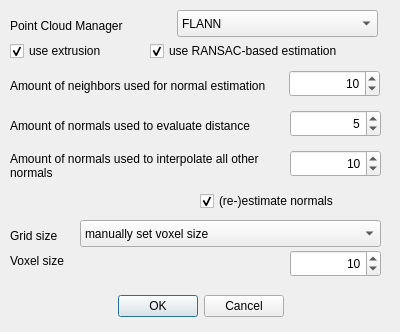
<?xml version="1.0" encoding="UTF-8"?>
<ui version="4.0">
 <class>ReconstructViaMarchingCubesDialog</class>
 <widget class="QDialog" name="ReconstructViaMarchingCubesDialog">
  <property name="geometry">
   <rect>
    <x>0</x>
    <y>0</y>
    <width>400</width>
    <height>332</height>
   </rect>
  </property>
  <property name="windowTitle">
   <string>Marching Cubes</string>
  </property>
  <widget class="QDialogButtonBox" name="buttonBox">
   <property name="geometry">
    <rect>
     <x>10</x>
     <y>290</y>
     <width>381</width>
     <height>32</height>
    </rect>
   </property>
   <property name="orientation">
    <enum>Qt::Horizontal</enum>
   </property>
   <property name="standardButtons">
    <set>QDialogButtonBox::Cancel|QDialogButtonBox::Ok</set>
   </property>
   <property name="centerButtons">
    <bool>true</bool>
   </property>
  </widget>
  <widget class="QLabel" name="label_pcm">
   <property name="geometry">
    <rect>
     <x>10</x>
     <y>10</y>
     <width>151</width>
     <height>31</height>
    </rect>
   </property>
   <property name="text">
    <string>Point Cloud Manager</string>
   </property>
  </widget>
  <widget class="QComboBox" name="comboBox_pcm">
   <property name="geometry">
    <rect>
     <x>177</x>
     <y>10</y>
     <width>201</width>
     <height>27</height>
    </rect>
   </property>
   <item>
    <property name="text">
     <string>FLANN</string>
    </property>
   </item>
   <item>
    <property name="text">
     <string>PCL</string>
    </property>
   </item>
   <item>
    <property name="text">
     <string>STANN</string>
    </property>
   </item>
   <item>
    <property name="text">
     <string>NABO</string>
    </property>
   </item>
  </widget>
  <widget class="QLabel" name="label_kn">
   <property name="geometry">
    <rect>
     <x>10</x>
     <y>70</y>
     <width>271</width>
     <height>31</height>
    </rect>
   </property>
   <property name="text">
    <string>Amount of neighbors used for normal estimation</string>
   </property>
   <property name="wordWrap">
    <bool>true</bool>
   </property>
  </widget>
  <widget class="QLabel" name="label_kd">
   <property name="geometry">
    <rect>
     <x>10</x>
     <y>110</y>
     <width>271</width>
     <height>31</height>
    </rect>
   </property>
   <property name="text">
    <string>Amount of normals used to evaluate distance</string>
   </property>
   <property name="wordWrap">
    <bool>true</bool>
   </property>
  </widget>
  <widget class="QLabel" name="label_ki">
   <property name="geometry">
    <rect>
     <x>10</x>
     <y>150</y>
     <width>271</width>
     <height>31</height>
    </rect>
   </property>
   <property name="text">
    <string>Amount of normals used to interpolate all other normals</string>
   </property>
   <property name="wordWrap">
    <bool>true</bool>
   </property>
  </widget>
  <widget class="QCheckBox" name="checkBox_renormals">
   <property name="geometry">
    <rect>
     <x>200</x>
     <y>190</y>
     <width>171</width>
     <height>22</height>
    </rect>
   </property>
   <property name="text">
    <string>(re-)estimate normals</string>
   </property>
   <property name="checked">
    <bool>true</bool>
   </property>
  </widget>
  <widget class="QCheckBox" name="checkBox_RANSAC">
   <property name="geometry">
    <rect>
     <x>150</x>
     <y>40</y>
     <width>231</width>
     <height>22</height>
    </rect>
   </property>
   <property name="text">
    <string>use RANSAC-based estimation</string>
   </property>
   <property name="checked">
    <bool>true</bool>
   </property>
  </widget>
  <widget class="QCheckBox" name="checkBox_Extrusion">
   <property name="geometry">
    <rect>
     <x>10</x>
     <y>40</y>
     <width>121</width>
     <height>22</height>
    </rect>
   </property>
   <property name="text">
    <string>use extrusion</string>
   </property>
   <property name="checked">
    <bool>true</bool>
   </property>
  </widget>
  <widget class="QLabel" name="label_gs">
   <property name="geometry">
    <rect>
     <x>10</x>
     <y>220</y>
     <width>66</width>
     <height>31</height>
    </rect>
   </property>
   <property name="text">
    <string>Grid size</string>
   </property>
  </widget>
  <widget class="QComboBox" name="comboBox_gs">
   <property name="geometry">
    <rect>
     <x>80</x>
     <y>220</y>
     <width>301</width>
     <height>27</height>
    </rect>
   </property>
   <item>
    <property name="text">
     <string>manually set voxel size</string>
    </property>
   </item>
   <item>
    <property name="text">
     <string>use intersection count to determine size</string>
    </property>
   </item>
  </widget>
  <widget class="QLabel" name="label_below_gs">
   <property name="geometry">
    <rect>
     <x>10</x>
     <y>250</y>
     <width>66</width>
     <height>21</height>
    </rect>
   </property>
   <property name="text">
    <string>Voxel size</string>
   </property>
  </widget>
  <widget class="QSpinBox" name="spinBox_kn">
   <property name="geometry">
    <rect>
     <x>289</x>
     <y>70</y>
     <width>91</width>
     <height>27</height>
    </rect>
   </property>
   <property name="alignment">
    <set>Qt::AlignRight|Qt::AlignTrailing|Qt::AlignVCenter</set>
   </property>
   <property name="minimum">
    <number>1</number>
   </property>
   <property name="maximum">
    <number>1000</number>
   </property>
   <property name="value">
    <number>10</number>
   </property>
  </widget>
  <widget class="QSpinBox" name="spinBox_kd">
   <property name="geometry">
    <rect>
     <x>290</x>
     <y>110</y>
     <width>91</width>
     <height>27</height>
    </rect>
   </property>
   <property name="alignment">
    <set>Qt::AlignRight|Qt::AlignTrailing|Qt::AlignVCenter</set>
   </property>
   <property name="minimum">
    <number>1</number>
   </property>
   <property name="maximum">
    <number>1000</number>
   </property>
   <property name="value">
    <number>5</number>
   </property>
  </widget>
  <widget class="QSpinBox" name="spinBox_ki">
   <property name="geometry">
    <rect>
     <x>290</x>
     <y>150</y>
     <width>91</width>
     <height>27</height>
    </rect>
   </property>
   <property name="alignment">
    <set>Qt::AlignRight|Qt::AlignTrailing|Qt::AlignVCenter</set>
   </property>
   <property name="minimum">
    <number>1</number>
   </property>
   <property name="maximum">
    <number>1000</number>
   </property>
   <property name="value">
    <number>10</number>
   </property>
  </widget>
  <widget class="QSpinBox" name="spinBox_below_gs">
   <property name="geometry">
    <rect>
     <x>290</x>
     <y>250</y>
     <width>91</width>
     <height>27</height>
    </rect>
   </property>
   <property name="alignment">
    <set>Qt::AlignRight|Qt::AlignTrailing|Qt::AlignVCenter</set>
   </property>
   <property name="minimum">
    <number>1</number>
   </property>
   <property name="maximum">
    <number>1000</number>
   </property>
   <property name="value">
    <number>10</number>
   </property>
  </widget>
 </widget>
 <resources/>
 <connections>
  <connection>
   <sender>buttonBox</sender>
   <signal>accepted()</signal>
   <receiver>ReconstructViaMarchingCubesDialog</receiver>
   <slot>accept()</slot>
   <hints>
    <hint type="sourcelabel">
     <x>248</x>
     <y>254</y>
    </hint>
    <hint type="destinationlabel">
     <x>157</x>
     <y>274</y>
    </hint>
   </hints>
  </connection>
  <connection>
   <sender>buttonBox</sender>
   <signal>rejected()</signal>
   <receiver>ReconstructViaMarchingCubesDialog</receiver>
   <slot>reject()</slot>
   <hints>
    <hint type="sourcelabel">
     <x>316</x>
     <y>260</y>
    </hint>
    <hint type="destinationlabel">
     <x>286</x>
     <y>274</y>
    </hint>
   </hints>
  </connection>
 </connections>
</ui>
